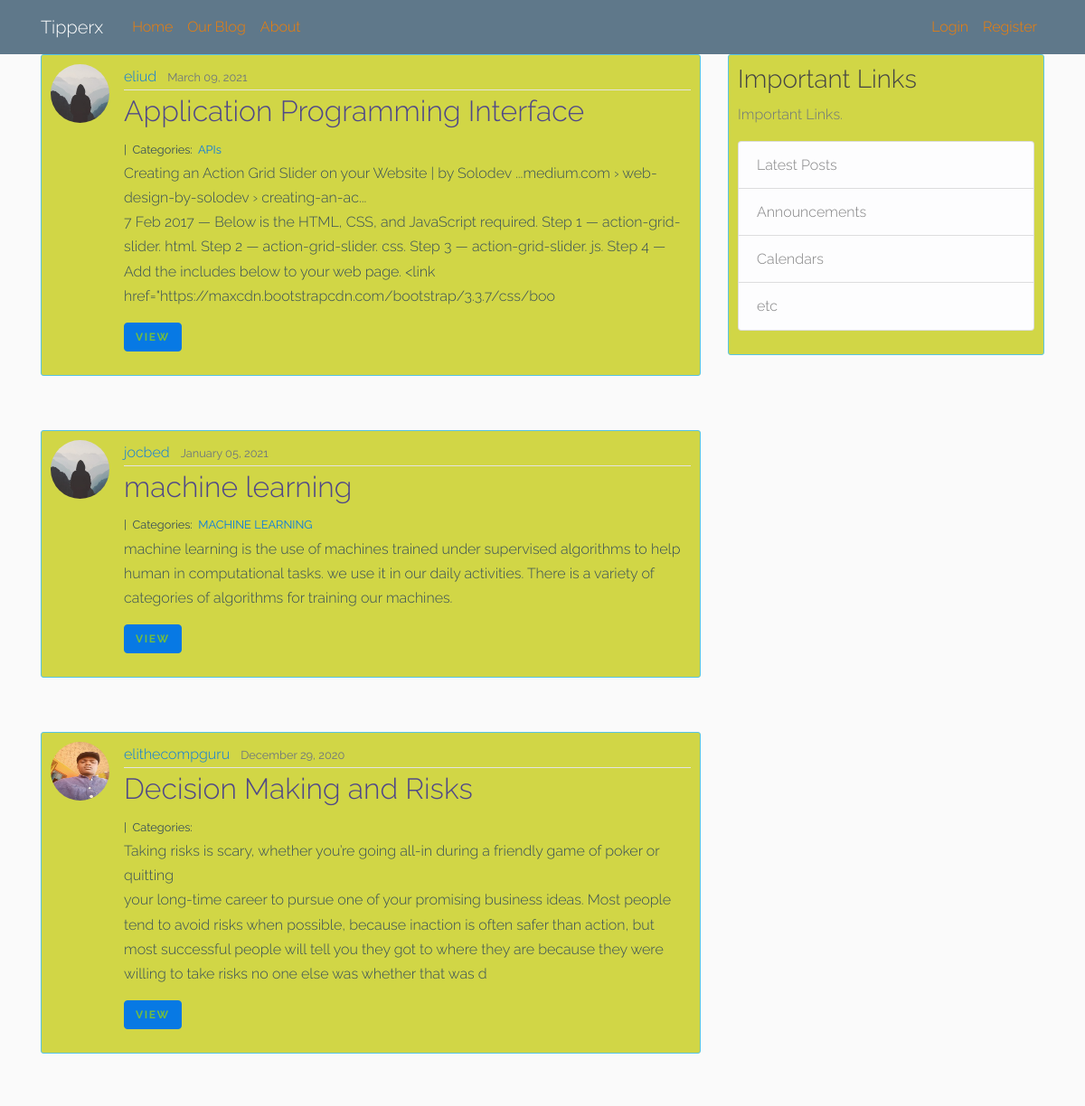
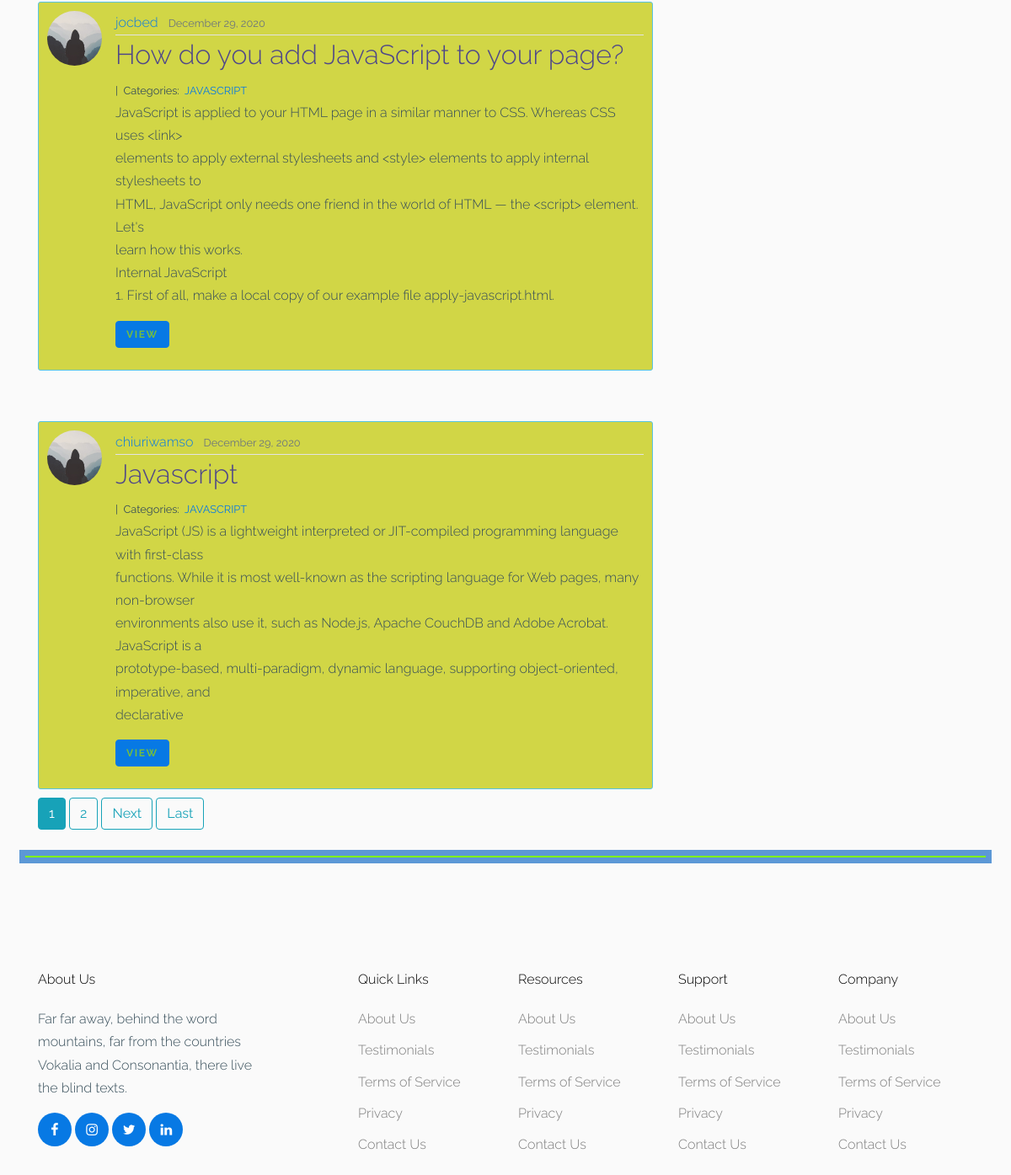
The page /blog/blog/ on the database its author committed (2 pictures, top to bottom).
### blog/models.py (models this page shows, shortened)
class Post(models.Model):
    title = models.CharField(max_length=100)
    content = models.TextField()
    date_posted = models.DateTimeField(default=timezone.now)
    author = models.ForeignKey(User, on_delete=models.CASCADE)
    categories = models.ManyToManyField("Category", related_name="posts")

class Category(models.Model):
    name = models.CharField(max_length=20)
    class Meta:
        verbose_name_plural = 'Categories'

### users/models.py (models this page shows, shortened)
class Profile(models.Model):
    user = models.OneToOneField(User, on_delete=models.CASCADE)
    image = models.ImageField(default='default.jpg', upload_to='profile_pics')

### blog/views.py (the view)
# urls.py: path('blog/', PostListView.as_view(), name='blog-home'),
class PostListView(ListView):
    model = Post
    template_name = 'blog/home.html'  # <app>/<model>_<viewtype>.html
    context_object_name = 'posts'
    ordering = ['-date_posted']
    paginate_by = 5

### templates/blog/home.html (shortened to what this page needs)
{% extends "blog/base.html" %}
{% block content %}
{% for post in posts %}
<article class="media content-section">
  <img class="rounded-circle article-img" src="{{ post.author.profile.image.url }}">
  <div class="media-body">
    <div class="article-metadata">
      <a class="mr-2" href="{% url 'user-posts' post.author.username %}">{{ post.author }}</a>
      <small class="text-muted">{{ post.date_posted|date:"F d, Y" }}</small>
    </div>
    <h2><a class="article-title" href="{% url 'post-detail' post.id %}">{{ post.title }}</a></h2>
    <small>
     {{ post.created_on.date }} |&nbsp;
        Categories:&nbsp;
        {% for category in post.categories.all %}
        <a href="{% url 'blogCategory' category.name %}">
            {{ category.name }}
        </a>&nbsp;
        {% endfor %}
   </small>
      <p class="article-content">{{ post.content | slice:":400"}}</p>
      <p><a href="{% url 'post-detail' post.id  %}" class="btn btn-primary custom-btn">View</a></p>
  </div>
</article>
{% endfor %}
{% if is_paginated %}
{% for num in page_obj.paginator.page_range %}
{% if page_obj.number == num %}
<a class="btn btn-info mb-4" href="?page={{ num }}">{{ num }}</a>
{% elif num > page_obj.number|add:'-3' and num < page_obj.number|add:'3' %} <a class="btn btn-outline-info mb-4"
  href="?page={{ num }}">{{ num }}</a>
  {% endif %}
  {% endfor %}
  {% if page_obj.has_next %}
  <a class="btn btn-outline-info mb-4" href="?page={{ page_obj.next_page_number }}">Next</a>
  <a class="btn btn-outline-info mb-4" href="?page={{ page_obj.paginator.num_pages }}">Last</a>
  {% endif %}
  {% endif %}
  {% endblock content %}

### templates/blog/base.html (shortened to what this page needs)
{% load static %}
<!DOCTYPE html>
<html>
<head>
  <link rel="stylesheet" href="https://maxcdn.bootstrapcdn.com/bootstrap/4.0.0/css/bootstrap.min.css"
>
  <link rel="stylesheet" href="{% static 'fonts/icomoon/style.css' %}">
  <link rel="stylesheet" href="{% static 'fonts/brand/style.css' %}">
  <link rel="stylesheet" href="{% static 'css/Site/bootstrap.min.css' %}">
  <link rel="stylesheet" href="{% static 'css/Site/bootstrap-datepicker.css' %}">
  <link rel="stylesheet" href="{% static 'css/Site/jquery.fancybox.min.css' %}">
  <link rel="stylesheet" href="{% static 'css/Site/owl.carousel.min.css' %}">
  <link rel="stylesheet" href="{% static 'css/Site/owl.theme.default.min.css' %}">
  <link rel="stylesheet" href="{% static 'css/Site/aos.css' %}">
  <link rel="stylesheet" href="{% static 'css/Site/style.css' %}">
  <link rel="stylesheet" type="text/css" href="{% static 'css/blog/main.css' %}">
</head>
<body>
    <header class="site-header">
      <nav class="navbar navbar-expand-md navbar-dark bg-steel fixed-top">
        <div class="container">
          <a class="navbar-brand mr-4" href="{% url 'home' %}">Tipperx</a>
          <div class="collapse navbar-collapse" id="navbarToggle">
            <div class="navbar-nav mr-auto">
              <a class="nav-item nav-link" href="{% url 'home' %}">Home</a>
              <a class="nav-item nav-link" href="{% url 'blog-home' %}">Our Blog</a>
              <a class="nav-item nav-link" href="{% url 'blog-about' %}">About</a>
            </div>
            <div class="navbar-nav">
              {% if user.is_authenticated %}
                <a class="nav-item nav-link" href="{% url 'post-create' %}">New Post</a>
                <a class="nav-item nav-link" href="{% url 'profile' %}">Profile</a>
                <a class="nav-item nav-link" href="{% url 'logout' %}">Logout</a>
              {% else %}
                <a class="nav-item nav-link" href="{% url 'login' %}">Login</a>
                <a class="nav-item nav-link" href="{% url 'register' %}">Register</a>
              {% endif %}
            </div>
          </div>
        </div>
      </nav>
    </header>
    <main role="main" class="container">
      <div class="row">
        <div class="col-md-8">
          {% block content %}{% endblock content%}
        </div>
        <div class="col-md-4">
          <div class="content-section">
            <h3>Important Links</h3>
            <p class='text-muted'>Important Links.
              <ul class="list-group">
                <li class="list-group-item list-group-item-light">Latest Posts</li>
                <li class="list-group-item list-group-item-light">Announcements</li>
                <li class="list-group-item list-group-item-light">Calendars</li>
                <li class="list-group-item list-group-item-light">etc</li>
              </ul>
            </p>
          </div>
        </div>
      </div>
    </main>
<hr style="height: 2px; border: 7px solid #5c98d6; color: brown; background-color: chartreuse; width: 95%; text-align: center; margin: 0 auto;">
    <footer class="site-footer">
        <div class="container">
          <div class="row">
            <div class="col-lg-3">
              <h2 class="footer-heading mb-4">About Us</h2>
              <p>Far far away, behind the word mountains, far from the countries Vokalia and Consonantia, there live the blind texts. </p>
              <ul class="list-unstyled social">
                <li><a href="#"><span class="icon-facebook"></span></a></li>
                <li><a href="#"><span class="icon-instagram"></span></a></li>
                <li><a href="#"><span class="icon-twitter"></span></a></li>
                <li><a href="#"><span class="icon-linkedin"></span></a></li>
              </ul>
            </div>
            <div class="col-lg-8 ml-auto">
              <div class="row">
                <div class="col-lg-3">
                  <h2 class="footer-heading mb-4">Quick Links</h2>
                  <ul class="list-unstyled">
                    <li><a href="#">About Us</a></li>
                    <li><a href="#">Testimonials</a></li>
                    <li><a href="#">Terms of Service</a></li>
                    <li><a href="#">Privacy</a></li>
                    <li><a href="#">Contact Us</a></li>
                  </ul>
                </div>
                <div class="col-lg-3">
                  <h2 class="footer-heading mb-4">Resources</h2>
                  <ul class="list-unstyled">
                    <li><a href="#">About Us</a></li>
                    <li><a href="#">Testimonials</a></li>
                    <li><a href="#">Terms of Service</a></li>
                    <li><a href="#">Privacy</a></li>
                    <li><a href="#">Contact Us</a></li>
                  </ul>
                </div>
                <div class="col-lg-3">
                  <h2 class="footer-heading mb-4">Support</h2>
                  <ul class="list-unstyled">
                    <li><a href="#">About Us</a></li>
                    <li><a href="#">Testimonials</a></li>
                    <li><a href="#">Terms of Service</a></li>
                    <li><a href="#">Privacy</a></li>
                    <li><a href="#">Contact Us</a></li>
                  </ul>
                </div>
                <div class="col-lg-3">
                  <h2 class="footer-heading mb-4">Company</h2>
                  <ul class="list-unstyled">
                    <li><a href="#">About Us</a></li>
                    <li><a href="#">Testimonials</a></li>
                    <li><a href="#">Terms of Service</a></li>
                    <li><a href="#">Privacy</a></li>
                    <li><a href="#">Contact Us</a></li>
                  </ul>
                </div>
              </div>
            </div>
          </div>
        </div>
      </footer>
</body>
</html>

### static/css/Site/style.css (style rules this page uses)
html { overflow-x: hidden; }
body { line-height: 1.7; color: #364d59 !important; font-weight: 300; font-size: 1rem; background: #fff; }
a { -webkit-transition: 0.3s all ease; -o-transition: 0.3s all ease; transition: 0.3s all ease; text-decoration: none; }
h1, h2, h3, h4, h5, .h1, .h2, .h3, .h4, .h5 { font-weight: 300; color: #364d59; }
.site-footer { padding: 4em 0; }
@media (min-width: 768px) { .site-footer { padding: 8em 0; } }
.site-footer a { color: rgba(0, 0, 0, 0.5); }
.site-footer ul li { margin-bottom: 10px; }
.site-footer .footer-heading { font-size: 16px; color: #000; }
.social li { display: inline-block; }
.social li a { display: inline-block; width: 40px; height: 40px; border-radius: 50%; background: #0779e4; color: #fff; position: relative; }
.social li a > span { display: inline-block; position: absolute; top: 50%; left: 50%; -webkit-transform: translate(-50%, -50%); -ms-transform: translate(-50%, -50%); transform: translate(-50%, -50%); }
.custom-btn { font-size: 12px; font-weight: 700; letter-spacing: 0.1rem; text-transform: uppercase; color: #71bc42; }

### static/css/blog/main.css (style rules this page uses)
body { background: #fafafa; color: #333333; }
h1, h2, h3, h4, h5, h6 { color: #444444; }
ul { margin: 0; }
.bg-steel { background-color: #5f788a; }
.site-header { margin-left: -20px; }
.site-header .navbar-nav .nav-link { color: #f77f00; }
.content-section { background: #d1d646; padding: 10px 10px; border: 1px solid #57c4e5; border-radius: 3px; margin-bottom: 10px; margin-top: 60px; }
.article-title { color: #4f4789; }
.article-content { white-space: pre-line; }
.article-img { height: 65px; width: 65px; margin-right: 16px; }
.article-metadata { padding-bottom: 1px; margin-bottom: 4px; border-bottom: 1px solid #e3e3e3; }

### rows shown on the page
Post: author.profile.image (placeholder picture), author "eliud", date_posted "March 09, 2021", title "Application Programming Interface", content "Creating an Action Grid Slider on your Website | by Solodev ...medium.com › web-design-by-solodev › creating-an-ac... 7 Feb 2017 — Below is the HTML, CSS, and JavaScript required. Step 1 — action-grid-slider. html. Step 2 — action-grid-slider. css. Step 3 — action-grid-slider. js. Step 4 — Add the includes below to your web page. <link href=\"https://maxcdn.bootstrapcdn.com/bootstrap/3.3.7/css/boo"
Category: name "APIs"
Post: author.profile.image (placeholder picture), author "jocbed", date_posted "January 05, 2021", title "machine learning", content "machine learning is the use of machines trained under supervised algorithms to help human in computational tasks. we use it in our daily activities. There is a variety of categories of algorithms for training our machines."
Category: name "MACHINE LEARNING"
Post: author.profile.image (picture), author "elithecompguru", date_posted "December 29, 2020", title "Decision Making and Risks", content "Taking risks is scary, whether you’re going all-in during a friendly game of poker or quitting your long-time career to pursue one of your promising business ideas. Most people tend to avoid risks when possible, because inaction is often safer than action, but most successful people will tell you they got to where they are because they were willing to take risks no one else was whether that was d"
Post: author.profile.image (placeholder picture), author "jocbed", date_posted "December 29, 2020", title "How do you add JavaScript to your page?", content "JavaScript is applied to your HTML page in a similar manner to CSS. Whereas CSS uses <link> elements to apply external stylesheets and <style> elements to apply internal stylesheets to HTML, JavaScript only needs one friend in the world of HTML — the <script> element. Let's learn how this works. Internal JavaScript 1. First of all, make a local copy of our example file apply-javascript.html."
Category: name "JAVASCRIPT"
Post: author.profile.image (placeholder picture), author "chiuriwamso", date_posted "December 29, 2020", title "Javascript", content "JavaScript (JS) is a lightweight interpreted or JIT-compiled programming language with first-class functions. While it is most well-known as the scripting language for Web pages, many non-browser environments also use it, such as Node.js, Apache CouchDB and Adobe Acrobat. JavaScript is a prototype-based, multi-paradigm, dynamic language, supporting object-oriented, imperative, and declarative"

### other values the page prints
{{ num }} "1"
{{ num }} "2"
